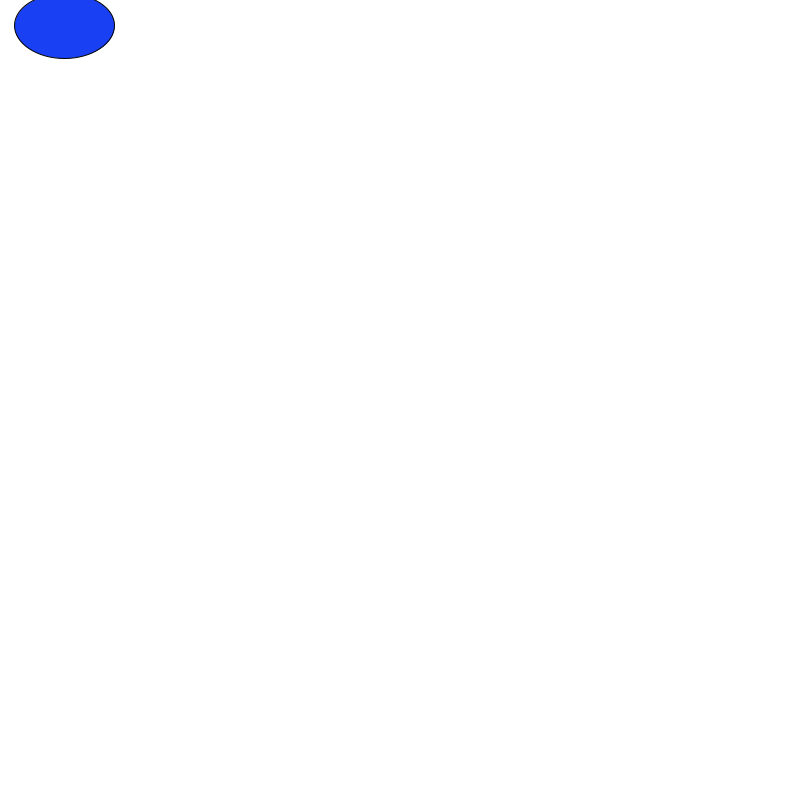
Frame 1 (no input)
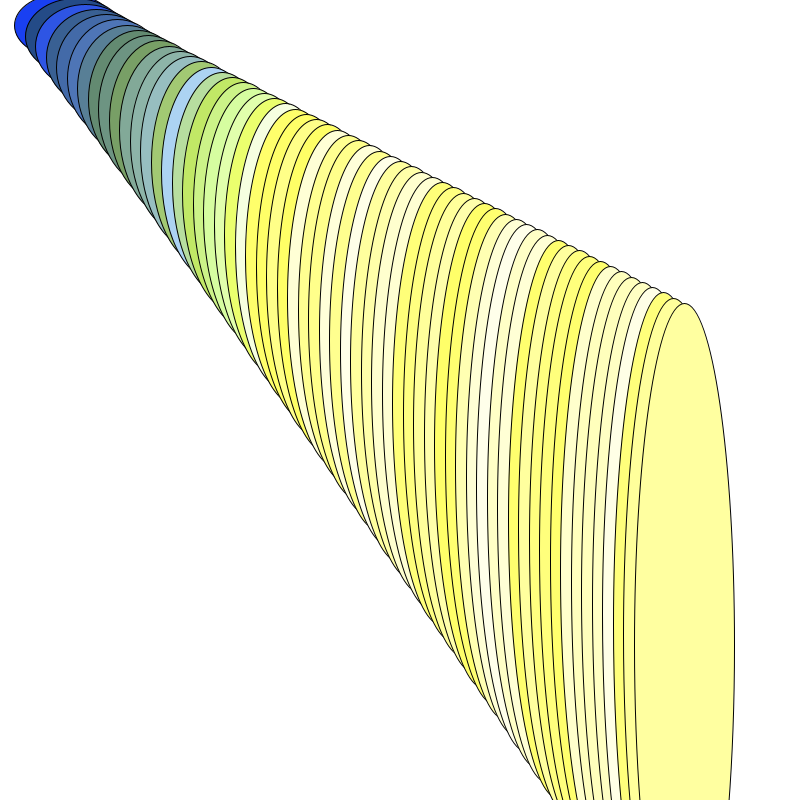
Frame 60 (the mouse pressed at the canvas centre just before this capture)
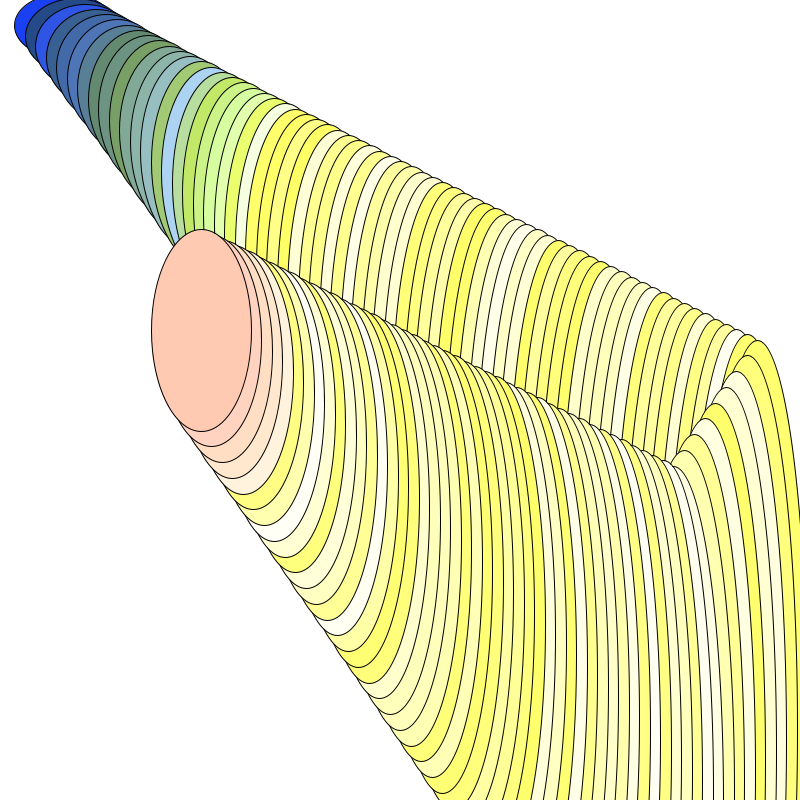
Frame 120 (the mouse held since frame 60 and released just before this capture)

The Processing sketch that drew these frames (run headless with seeded random() and noise(); from frame 60 on, the mouse is pressed at the canvas centre):

// Processing sketch: newDrawTest
// ── newDrawTest.pde
float circleX=random(0, width);
float circleY=random(0, height);
int xDirection=1;
int yDirection=1;
float speed=10.5;


void setup() {
  size(800, 800);
  background(255, 255, 255);
}

void draw() {

  fill(circleY, circleX, random(100,250));
  ellipse(circleX, circleY, 100, circleX);
  circleX=circleX+xDirection*speed;
  circleY=circleY+yDirection*speed;
  if (circleX>=width-50){
    xDirection=xDirection*-1;
  } else if (circleX<=0) {
    xDirection=xDirection*-1;
  }
  if (circleY>=height) {
    yDirection=yDirection*-1;
  } else if (circleY<=0) {
    yDirection=yDirection*-1;
  }
  println("circleX: "+ circleX, "circleY: "+ circleY);
}


void keyPressed(){
  background(255,255,255);
}
